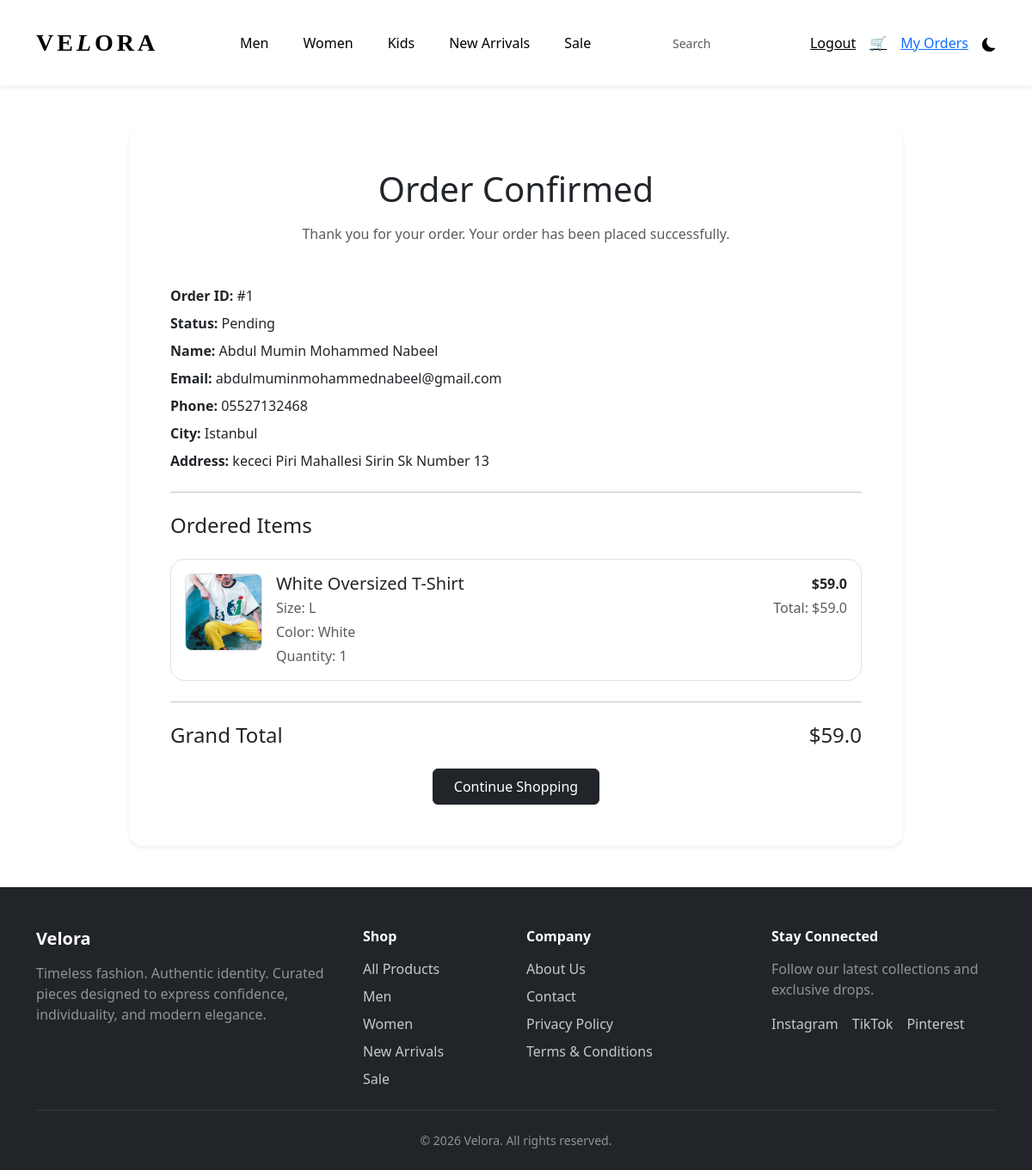
/order/1 (signed in), run on the app's committed database.
### run.py (models this page shows)
class Order(db.Model):
    id = db.Column(db.Integer, primary_key=True)
    user_id = db.Column(db.Integer, db.ForeignKey("user.id"), nullable=False)
    customer_name = db.Column(db.String(120), nullable=False)
    customer_email = db.Column(db.String(120), nullable=False)
    phone = db.Column(db.String(30), nullable=False)
    city = db.Column(db.String(100), nullable=False)
    address = db.Column(db.Text, nullable=False)
    note = db.Column(db.Text, nullable=True)
    total_price = db.Column(db.Float, nullable=False)
    status = db.Column(db.String(50), default="Pending")
    created_at = db.Column(db.DateTime, server_default=db.func.now())
    items = db.relationship(
        "OrderItem",
        backref="order",
        lazy=True,
        cascade="all, delete-orphan"
    )

class OrderItem(db.Model):
    id = db.Column(db.Integer, primary_key=True)
    order_id = db.Column(db.Integer, db.ForeignKey("order.id"), nullable=False)
    product_id = db.Column(db.Integer, nullable=False)
    product_name = db.Column(db.String(150), nullable=False)
    price = db.Column(db.Float, nullable=False)
    image = db.Column(db.String(255), nullable=False)
    size = db.Column(db.String(20), nullable=False)
    color = db.Column(db.String(50), nullable=False)
    quantity = db.Column(db.Integer, nullable=False)

### run.py (the view)
@app.route("/order/<int:order_id>")
def order_success(order_id):
    current_user = get_current_user()
    if not current_user:
        session.clear()
        flash("Login first", "danger")
        return redirect(url_for("login"))
    order = Order.query.filter_by(
        id=order_id,
        user_id=current_user.id
    ).first_or_404()
    return render_template("shop/order_success.html", order=order)

### run.py (called while the page is built)
def get_current_user():
    user_id = session.get("user_id")
    if not user_id:
        return None
    return db.session.get(User, user_id)

@app.context_processor
def inject_cart_count():
    current_user = get_current_user()
    if not current_user:
        return dict(cart_count=0)
    count = db.session.query(db.func.sum(CartItem.quantity)).filter_by(
        user_id=current_user.id
    ).scalar()
    return dict(cart_count=count or 0)

@app.context_processor
def inject_cart_count():
    current_user = get_current_user()
    if not current_user:
        return dict(cart_count=0)
    count = db.session.query(db.func.sum(CartItem.quantity)).filter_by(
        user_id=current_user.id
    ).scalar()
    return dict(cart_count=count or 0)

@app.context_processor
def inject_user():
    return dict(current_user=get_current_user())

### app/templates/shop/order_success.html (shortened to what this page needs)
{% extends "base.html" %}
{% block content %}
<section class="py-5">
    <div class="container">
        <div class="card border-0 shadow-sm rounded-4 mx-auto" style="max-width: 900px;">
            <div class="card-body p-5">
                <div class="text-center mb-5">
                    <h1 class="mb-3">Order Confirmed</h1>
                    <p class="text-muted mb-0">
                        Thank you for your order. Your order has been placed successfully.
                    </p>
                </div>
                <div class="mb-4">
                    <p class="mb-2"><strong>Order ID:</strong> #{{ order.id }}</p>
                    <p class="mb-2"><strong>Status:</strong> {{ order.status }}</p>
                    <p class="mb-2"><strong>Name:</strong> {{ order.customer_name }}</p>
                    <p class="mb-2"><strong>Email:</strong> {{ order.customer_email }}</p>
                    <p class="mb-2"><strong>Phone:</strong> {{ order.phone }}</p>
                    <p class="mb-2"><strong>City:</strong> {{ order.city }}</p>
                    <p class="mb-2"><strong>Address:</strong> {{ order.address }}</p>
                </div>
                <hr class="my-4">
                <h4 class="mb-4">Ordered Items</h4>
                {% for item in order.items %}
                <div class="d-flex justify-content-between align-items-start border rounded-4 p-3 mb-3">
                    <div class="d-flex gap-3">
                        <img
                            src="{{ url_for('static', filename=item.image) }}"
                            alt="{{ item.product_name }}"
                            style="width: 90px; height: 90px; object-fit: cover;"
                            class="rounded-3 border"
                        >
                        <div>
                            <h5 class="mb-1">{{ item.product_name }}</h5>
                            <p class="mb-1 text-muted">Size: {{ item.size }}</p>
                            <p class="mb-1 text-muted">Color: {{ item.color }}</p>
                            <p class="mb-0 text-muted">Quantity: {{ item.quantity }}</p>
                        </div>
                    </div>
                    <div class="text-end">
                        <p class="mb-1 fw-semibold">${{ item.price }}</p>
                        <p class="mb-0 text-muted">
                            Total: ${{ item.price * item.quantity }}
                        </p>
                    </div>
                </div>
                {% endfor %}
                <hr class="my-4">
                <div class="d-flex justify-content-between align-items-center mb-4">
                    <h4 class="mb-0">Grand Total</h4>
                    <h4 class="mb-0">${{ order.total_price }}</h4>
                </div>
                <div class="text-center">
                    <a href="{{ url_for('shop') }}" class="btn btn-dark px-4 py-2">
                        Continue Shopping
                    </a>
                </div>
            </div>
        </div>
    </div>
</section>
{% endblock %}

### app/templates/base.html (shortened to what this page needs)
<!DOCTYPE html>
<html lang="en">
<head>
    <link href="https://cdn.jsdelivr.net/npm/bootstrap@5.3.3/dist/css/bootstrap.min.css" rel="stylesheet">
    <link rel="stylesheet" href="{{ url_for('static', filename='css/style.css') }}">
</head>
<body>
    {% include 'components/navbar.html' %}
    <main>
        {% block content %}{% endblock %}
    </main>
    {% include 'components/footer.html' %}
</body>
</html>

### app/templates/components/navbar.html (shortened to what this page needs)
<nav class="navbar navbar-expand-lg custom-navbar {% if 'home-page' in body_class|default('') %}position-absolute top-0 start-0 w-100{% else %}bg-white shadow-sm{% endif %}">
    <div class="container py-3">
        <a class="logo navbar-brand fw-bold text-uppercase" href="{{ url_for('home') }}">
            VE<span class="accent">L</span>ORA
        </a>
        <div class="d-none d-lg-flex w-100 align-items-center">
            <ul class="navbar-nav mx-auto gap-4">
                <li class="nav-item">
                    <a class="nav-link" href="{{ url_for('men') }}">Men</a>
                </li>
                <li class="nav-item">
                    <a class="nav-link" href="{{ url_for('women') }}">Women</a>
                </li>
                <li class="nav-item">
                    <a class="nav-link" href="{{ url_for('kids') }}">Kids</a>
                </li>
                <li class="nav-item">
                    <a class="nav-link" href="{{ url_for('new_arrivals') }}">New Arrivals</a>
                </li>
                <li class="nav-item">
                    <a class="nav-link" href="{{ url_for('sale') }}">Sale</a>
                </li>
            </ul>
            <div class="d-flex align-items-center gap-3">
                <input class="form-control form-control-sm px-3 hero-search" type="search" placeholder="Search">
                {% if current_user %}
                    <a href="{{ url_for('logout') }}" class="nav-icon">Logout</a>
                {% else %}
                    <a href="{{ url_for('login') }}" class="nav-icon">👤</a>
                {% endif %}
                <a href="{{ url_for('cart') }}" class="nav-icon position-relative">
                    🛒
                </a>
                {% if current_user %}
                    <a href="{{ url_for('my_orders') }}">My Orders</a>
                {% endif %}
                <a href="#" class="nav-icon">
                </a>
            </div>
        </div>
    </div>
</nav>

### app/templates/components/footer.html
<footer class="site-footer bg-dark text-white pt-5 pb-4">
    <div class="container">
        <div class="row gy-4">
            <div class="col-lg-4 col-md-6">
                <h5 class="fw-bold mb-3" href="{{url_for('home')}}">Velora</h5>
                <p class="text-white-50 mb-0">
                    Timeless fashion. Authentic identity. Curated pieces designed to express confidence,
                    individuality, and modern elegance.
                </p>
            </div>
            <div class="col-lg-2 col-md-6">
                <h6 class="fw-semibold mb-3">Shop</h6>
                <ul class="list-unstyled mb-0">
                    <li class="mb-2"><a href="{{ url_for('shop') }}" class="footer-link">All Products</a></li>
                    <li class="mb-2"><a href="{{ url_for('men') }}" class="footer-link">Men</a></li>
                    <li class="mb-2"><a href="{{ url_for('women') }}" class="footer-link">Women</a></li>
                    <li class="mb-2"><a href="{{ url_for('new_arrivals') }}" class="footer-link">New Arrivals</a></li>
                    <li><a href="{{ url_for('sale') }}" class="footer-link">Sale</a></li>
                </ul>
            </div>
            <div class="col-lg-3 col-md-6">
                <h6 class="fw-semibold mb-3">Company</h6>
                <ul class="list-unstyled mb-0">
                    <li class="mb-2"><a href="{{ url_for('home') }}#about" class="footer-link">About Us</a></li>
                    <li class="mb-2"><a href="#" class="footer-link">Contact</a></li>
                    <li class="mb-2"><a href="#" class="footer-link">Privacy Policy</a></li>
                    <li><a href="#" class="footer-link">Terms & Conditions</a></li>
                </ul>
            </div>
            <div class="col-lg-3 col-md-6">
                <h6 class="fw-semibold mb-3">Stay Connected</h6>
                <p class="text-white-50 mb-3">
                    Follow our latest collections and exclusive drops.
                </p>
                <div class="d-flex gap-3">
                    <a href="#" class="footer-link">Instagram</a>
                    <a href="#" class="footer-link">TikTok</a>
                    <a href="#" class="footer-link">Pinterest</a>
                </div>
            </div>
        </div>
        <hr class="border-secondary my-4">
        <div class="text-center text-white-50 small">
            &copy; 2026 Velora. All rights reserved.
        </div>
    </div>
</footer>

### app/static/css/style.css (style rules this page uses)
body { margin: 0; padding: 0; }
.custom-navbar { z-index: 1000; transition: all 0.3s ease; }
.custom-navbar.bg-white .navbar-brand, .custom-navbar.bg-white .nav-link, .custom-navbar.bg-white .nav-icon { color: black !important; }
.hero-search { background: rgba(255, 255, 255, 0.9); border: none; border-radius: 20px; width: 160px; }
.site-footer { margin-top: 0; }
.footer-link { color: rgba(255, 255, 255, 0.75); text-decoration: none; transition: 0.3s ease; }
.logo { font-family: 'Playfair Display', serif; letter-spacing: 4px; font-size: 28px; }
.accent { font-style: italic; }

### data on the page
Order: id "1", status "Pending", customer_name "Abdul Mumin Mohammed Nabeel", customer_email "abdulmuminmohammednabeel@gmail.com", phone "05527132468", city "Istanbul", address "kececi Piri Mahallesi Sirin Sk Number 13", total_price "59.0"
OrderItem: image (picture), product_name "White Oversized T-Shirt", size "L", color "White", quantity "1", price "59.0", item.price*item.quantity "59.0"
